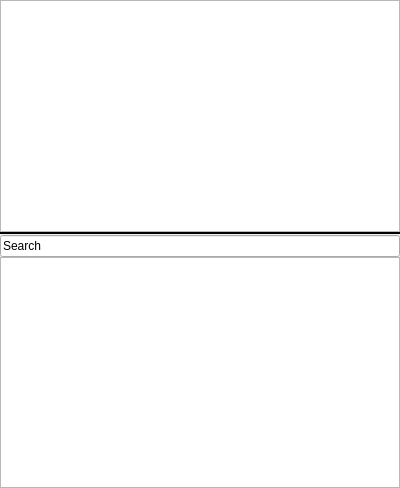
<?xml version="1.0" encoding="UTF-8"?>
<ui version="4.0">
 <class>QFilterLibraryDockWidget</class>
 <widget class="QDockWidget" name="QFilterLibraryDockWidget">
  <property name="geometry">
   <rect>
    <x>0</x>
    <y>0</y>
    <width>400</width>
    <height>488</height>
   </rect>
  </property>
  <property name="minimumSize">
   <size>
    <width>200</width>
    <height>225</height>
   </size>
  </property>
  <property name="styleSheet">
   <string notr="true">QDockWidget
{
color: white;
}

QDockWidget::title 
{
background-color: qlineargradient(spread:pad, x1:0, y1:0, x2:0, y2:1, stop:0 rgba(93, 93, 93, 255), stop:0.00985222 rgba(166, 166, 166, 255), stop:0.433498 rgba(117, 117, 117, 255), stop:0.448276 rgba(103, 103, 103, 255), stop:0.985222 rgba(102, 102, 102, 255), stop:1 rgba(69, 69, 69, 255));
text-align: center;
padding-left: 5px;
}
</string>
  </property>
  <property name="features">
   <set>QDockWidget::AllDockWidgetFeatures</set>
  </property>
  <property name="windowTitle">
   <string>Filter Library</string>
  </property>
  <widget class="QWidget" name="dockWidgetContents">
   <layout class="QVBoxLayout" name="verticalLayout">
    <property name="spacing">
     <number>0</number>
    </property>
    <property name="margin">
     <number>0</number>
    </property>
    <item>
     <widget class="QTreeWidget" name="filterLibraryTree">
      <property name="sizePolicy">
       <sizepolicy hsizetype="Preferred" vsizetype="Expanding">
        <horstretch>0</horstretch>
        <verstretch>0</verstretch>
       </sizepolicy>
      </property>
      <property name="minimumSize">
       <size>
        <width>150</width>
        <height>0</height>
       </size>
      </property>
      <property name="maximumSize">
       <size>
        <width>16777215</width>
        <height>16777215</height>
       </size>
      </property>
      <property name="verticalScrollBarPolicy">
       <enum>Qt::ScrollBarAsNeeded</enum>
      </property>
      <property name="horizontalScrollBarPolicy">
       <enum>Qt::ScrollBarAsNeeded</enum>
      </property>
      <property name="editTriggers">
       <set>QAbstractItemView::DoubleClicked|QAbstractItemView::EditKeyPressed|QAbstractItemView::SelectedClicked</set>
      </property>
      <property name="alternatingRowColors">
       <bool>true</bool>
      </property>
      <property name="verticalScrollMode">
       <enum>QAbstractItemView::ScrollPerPixel</enum>
      </property>
      <property name="uniformRowHeights">
       <bool>true</bool>
      </property>
      <property name="animated">
       <bool>true</bool>
      </property>
      <property name="allColumnsShowFocus">
       <bool>true</bool>
      </property>
      <property name="headerHidden">
       <bool>true</bool>
      </property>
      <property name="columnCount">
       <number>1</number>
      </property>
      <column>
       <property name="text">
        <string notr="true">1</string>
       </property>
      </column>
     </widget>
    </item>
    <item>
     <widget class="Line" name="line">
      <property name="frameShadow">
       <enum>QFrame::Plain</enum>
      </property>
      <property name="lineWidth">
       <number>2</number>
      </property>
      <property name="orientation">
       <enum>Qt::Horizontal</enum>
      </property>
     </widget>
    </item>
    <item>
     <widget class="QLineEdit" name="filterSearch">
      <property name="text">
       <string>Search</string>
      </property>
     </widget>
    </item>
    <item>
     <widget class="QFilterListWidget" name="filterList"/>
    </item>
   </layout>
  </widget>
 </widget>
 <customwidgets>
  <customwidget>
   <class>QFilterListWidget</class>
   <extends>QListWidget</extends>
   <header location="global">QFilterListWidget.h</header>
  </customwidget>
 </customwidgets>
 <resources/>
 <connections/>
</ui>
